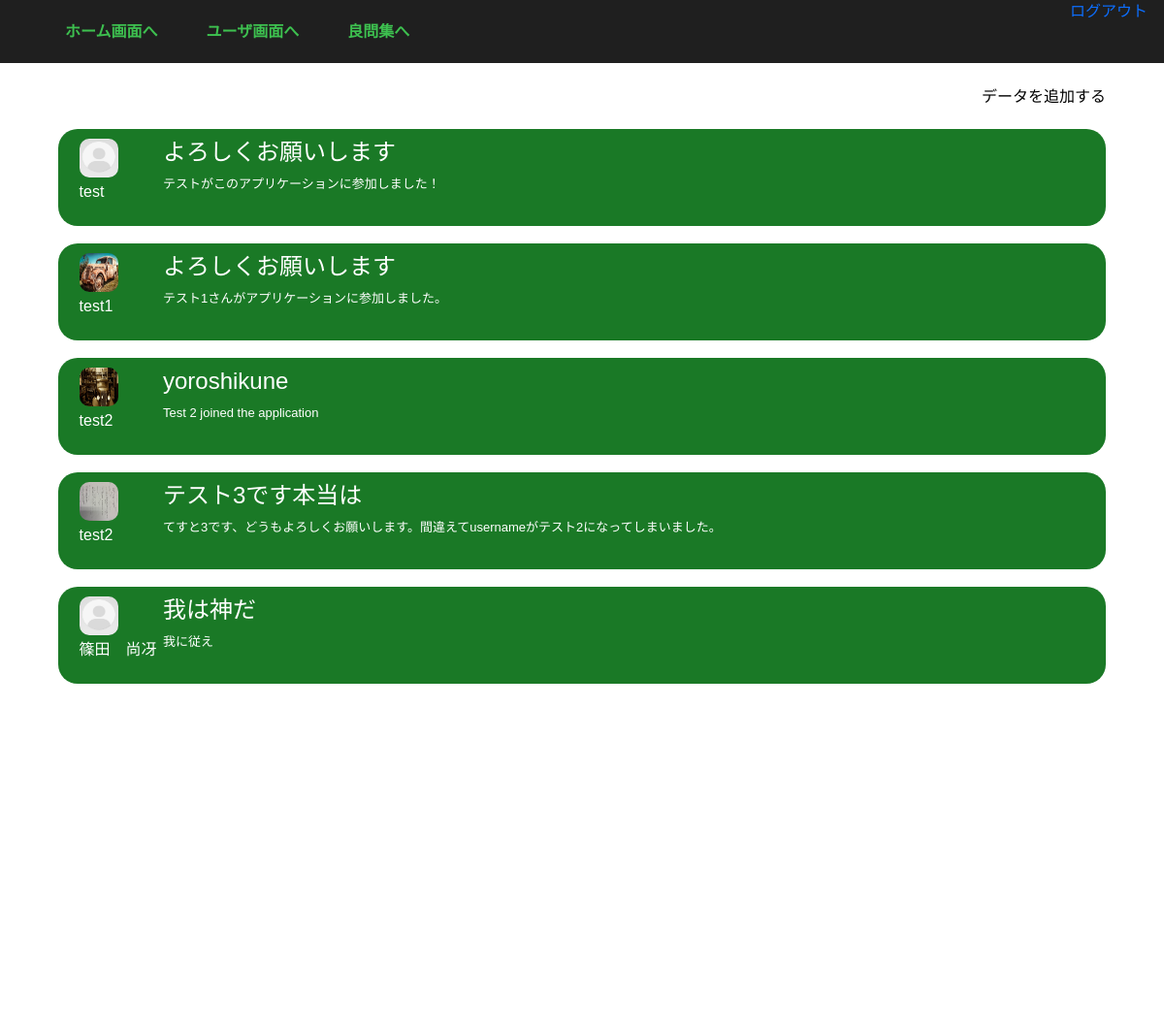
/boards/board_list/ (signed in), run on an earlier commit of the app's database.
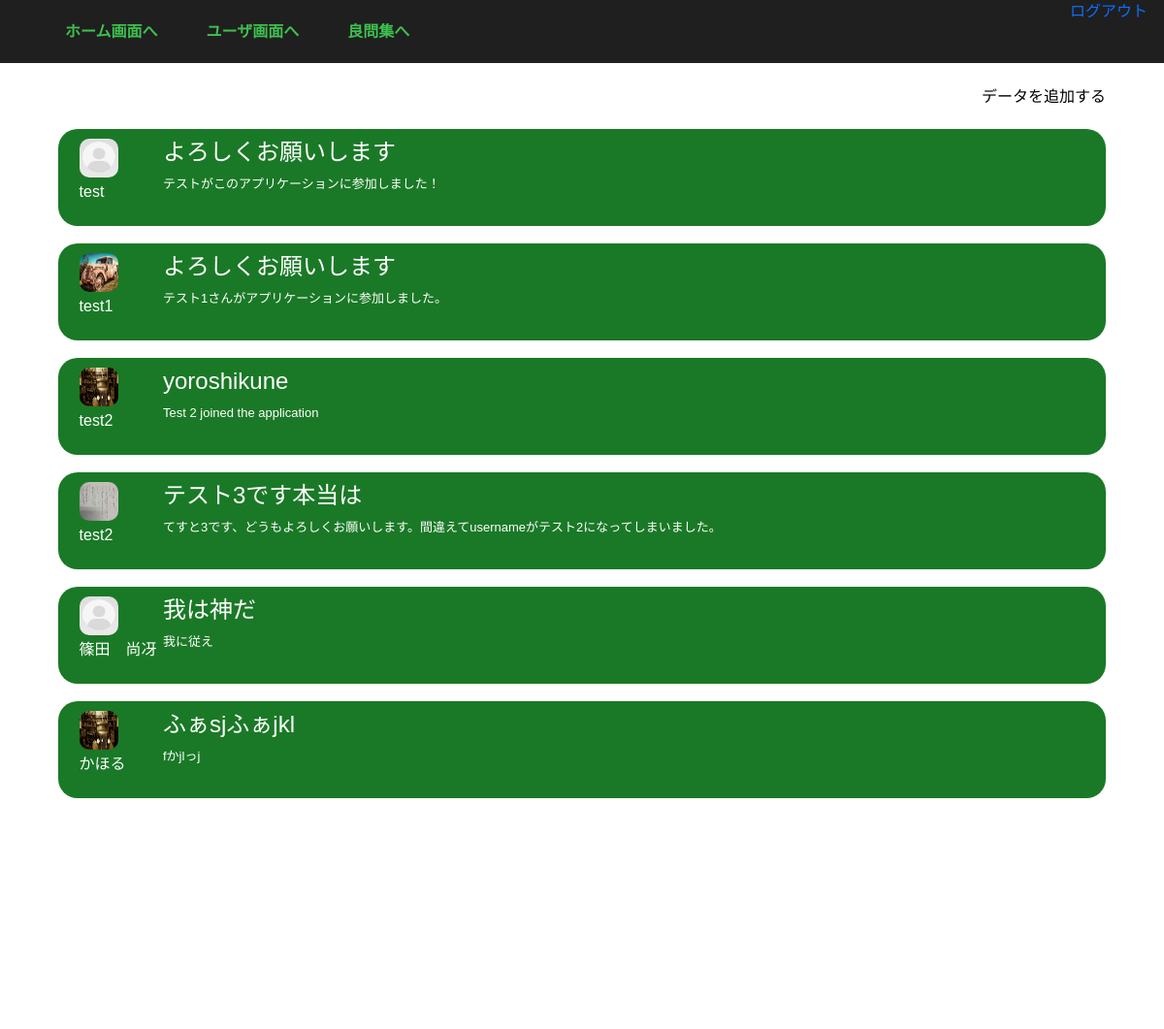
And on a later commit of the database.
### boards/models.py (models this page shows)
class Boards(models.Model):
    user = models.ForeignKey(
        Users, on_delete=models.CASCADE
    )
    user_picture = models.FileField(upload_to='boards/')
    name = models.CharField(max_length=150)
    title = models.CharField(max_length=150)
    boards_picture = models.FileField(upload_to='boards/', null=True)
    description = models.CharField(max_length=255)
    create_at = models.DateTimeField(default=datetime.now())
    update_at = models.DateTimeField(default=datetime.now())
    objects = BoardsManager()
    class Meta:
        db_table = 'boards'

### boards/views.py (the view)
# urls.py: path('board_list/', BoardListView.as_view(), name='board_list'),
class BoardListView(LoginRequiredMixin, ListView):
    model = Boards
    template_name = 'boards/board_list.html'

### templates/boards/board_list.html (shortened to what this page needs)
{% extends 'base.html' %}
{% block content %}
{% load static %}
<div class="list-wrapper">
  <div class="btn-wrapper">
    <a href="{% url 'boards:create_boards' %}">データを追加する</a>
  </div>
  <div class="content">
    {% for object in object_list %}
    <div class="boards">
      <div class="board-user">
        <a href="{% url 'users:user_home' object.user.username %}"><img src="{{ object.user_picture.url }}"></a>
        <p>{{ object.name}}</p>
      </div>
      <div class="board-content">
        <h4>{{ object.title }}</h4>
        <p>{{ object.description }}</p>
      </div>
    </div>
    {% endfor %}
  </div>
</div>
{% endblock %}

### templates/base.html (shortened to what this page needs)
<!DOCTYPE html>
<html lang="ja">
  <head>
    <link href="https://cdn.jsdelivr.net/npm/bootstrap@5.0.2/dist/css/bootstrap.min.css" rel="stylesheet">
    <link rel="stylesheet" type="text/css" href="https://getbootstrap.com/docs/4.3/assets/css/docs.min.css">
    {% load static %}
    <link rel="stylesheet" href="{% static 'assets/css/base.css' %}">
    <link rel="stylesheet" href="https://maxcdn.bootstrapcdn.com/font-awesome/4.6.3/css/font-awesome.min.css">
    <link rel="stylesheet" href="https://maxcdn.bootstrapcdn.com/font-awesome/4.6.3/css/font-awesome.min.css">
  </head>
  <body>
    <header>
      <div class="container">
        <div class="header-left">
          <a href="{% url 'boards:board_list' %}">ホーム画面へ</a>
          <a href="{% url 'users:user_home' user.username %}">ユーザ画面へ</a>
          <a href="{% url 'questions:subject_list' %}">良問集へ</a>
        </div>
        <div class="header-right">
          <a href="{% url 'accounts:logout' %}">ログアウト</a>
        </div>
      </div>
    </header>
    {% block content %}{% endblock %}
   </body>
</html>

### static/assets/css/base.css (style rules this page uses)
* { box-sizing: border-box; }
body { margin: 0; font-family: "メイリオ", "Meiryo", "ヒラギノ角ゴ Pro W3", "Hiragino Kaku Gothic Pro", "ＭＳ Ｐゴシック", sans-serif; }
a { text-decoration: none; }
header { height: 65px; width: 100%; background-color: rgb(31, 31, 31); }
.header-left { float: left; }
.header-right { float: right; margin-right: -25px; }
.header-left a { line-height: 65px; padding: 0 25px; color: rgba(67, 221, 88, 0.85); display: block; float: left; transition: all 0.5s; font-weight: bolder; }
.list-wrapper { background-color: rgb(255, 255, 255); height: 1080px; }
.btn-wrapper { background-color: rgb(255, 255, 255); height: 50px; }
.btn-wrapper a { float: right; padding-top: 23px; padding-right: 5%; color: rgb(0, 0, 0); font-weight: 20px; }
.content { background-color: rgb(255, 255, 255); height: 900px; margin: 0 5% ; }
.boards { background-color: rgb(26, 121, 38); height: auto; height: 100px; margin-top: 18px; border-radius: 20px; color: white; display: flex; }
.boards div { padding-top: 10px; }
.board-user { width: 10%; padding-left: 2%; }
.board-content { width: 90%; padding-right: 5%; }
.board-user img { width: 40px; height: 40px; border-radius: 10px; }
.board-user p { padding-top: 3px; }
.board-content p { font-size: 13px; }

What changed in the data, as far as the page shows it:
added Boards: user_picture (picture), name "かほる", title "ふぁsjふぁjkl", description "fかjlっj"
